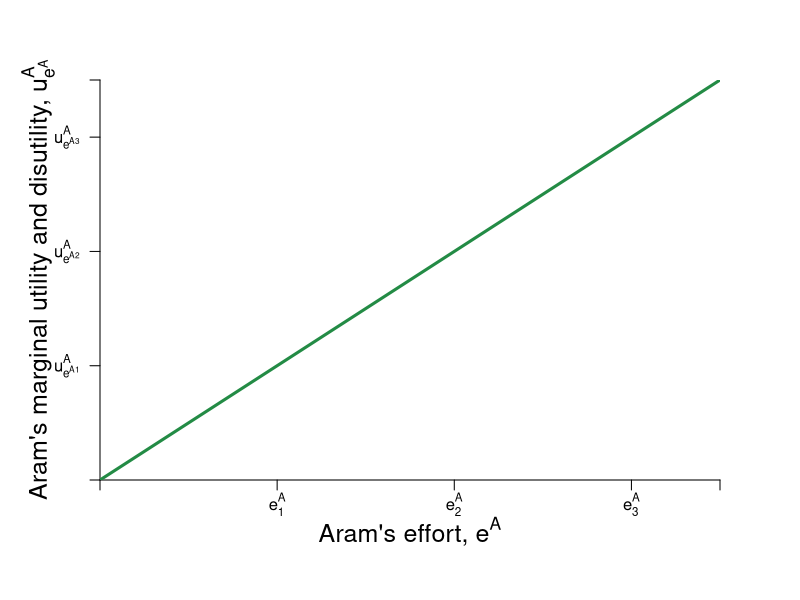

Recreate this plot in R. (Note: this script raises an error after producing the figure.)
#Graph Designer: Simon Halliday & Madeleine Wettach '20
#Authors: Bowles, Foley and Halliday
#Title: Coordination, Conflict and Competition: A Text in Microeconomics

require(shape)
pdf(file = "coordination_failures/step_by_step_graphs_6/marginal_benefit_cost_step5.pdf", width = 9, height = 7)

#Set parameters for graphics
axislabelsize <- 1.5
graphlinewidth <- 3

COL <- c("#7fc97f", "#beaed4", "#fdc086", "#ffff99", "#386cb0", "#f0027f", "#bf5b17", "#666666")
COLA <- c("#99d8c9","#66c2a4","#41ae76", "#238b45", "#005824")
COLB <- c("#4eb3d3", "#2b8cbe", "#0868ac","#084081")

par(mar =  c(6, 5, 4, 4))

MBenefit <- function(eb = 8, alpha = 16, beta = 1/24) {
  alpha*(1 - beta*eb)
}

MCost <- function(ea, slope = 1, intercept = 0){
  intercept + slope*ea
}


xlims <- c(0, 14)
ylims <- c(0, 14)

npts <- 501 
x <- seq(xlims[1], xlims[2], length.out = npts)
y <- seq(ylims[1], ylims[2], length.out = npts) 
a <- c(12, 46.08, 90)

plot(0, 0, xlim = xlims, ylim = ylims, type = "n",
     xlab = expression(paste("")),
     ylab = expression(paste("")), 
     xaxt = "n", 
     yaxt = "n", 
     cex.lab = axislabelsize, 
     bty = "n",
     xaxs="i", 
     yaxs="i")

# ticksy <- seq(from = 0, to = ylims[2], by = 2)
# ylabels <- seq(from = 0, to = ylims[2], by = 2)
# ticksx <- seq(from = 0, to = xlims[2], by = 2)
# xlabels <- seq(from = 0, to = xlims[2], by = 2)

ticksy <- c(0, 4, 8, 12, ylims[2])
ylabels <- c(NA, expression(paste(u[e^A1]^A)), expression(paste(u[e^A2]^A)), expression(paste(u[e^A3]^A)), NA)
ticksx <- c(0, 4, 8, 12, xlims[2])
xlabels <- c(NA, expression(paste(e[1]^A)), expression(paste(e[2]^A)), expression(paste(e[3]^A)), NA)

axis(1, at = ticksx, pos = 0, labels = xlabels)
axis(2, at = ticksy, pos = 0, labels = ylabels, las = 1)


mtext(expression(paste("Aram's effort, ", e^A)), side=1, line = 2.5, cex = axislabelsize)
text(-1.4, 0.5*ylims[2], expression(paste("Aram's marginal utility and disutility, ", u[e^A]^A)), xpd = TRUE, cex = axislabelsize, srt = 90) 

npts <- 500 
xx1 <- seq(xlims[1], xlims[2], length.out = npts)
xx2 <- seq(4, 8, length.out = npts)

#lines(xx1, MBenefit(xx1, ua = 10), col = COLA[4], lwd = graphlinewidth)
lines(xx1, MCost(xx1), col = COLA[4], lwd = graphlinewidth)
#lines(xx1, indiffA(xx1, ua = 46.08), col = COLA[4], lwd = graphlinewidth)
#lines(xx2, mrsA(xx2), col = "gray", lwd = graphlinewidth, lty = 2)


segments(0, 12, xlims[2], 12, lty = 2, col =  COLB[3] , lwd = segmentlinewidth)
segments(0, 8, xlims[2], 8, lty = 1, col = COLB[3] , lwd = segmentlinewidth)
segments(0, 4, xlims[2], 4, lty = 2, col = COLB[3] , lwd = segmentlinewidth)

# segments(9.6, 0, 9.6, 9.6, lty = 2, col = "gray" , lwd = segmentlinewidth)
# 
# segments(0, 6.9, 6.9, 6.9, lty = 2, col = "gray" , lwd = segmentlinewidth)
# segments(6.9, 0, 6.9, 6.9, lty = 2, col = "gray" , lwd = segmentlinewidth)


#segments(4.11765, 6.17647, 5.88, 8.88, lty = 1, col = COL[2] , lwd = graphlinewidth)
# text(9.5, 30, expression(paste("Slope at ", (list(e^A, y^A)) == (list(6, 28)), " is ", e^A == 6)))

text(3, 8.5, expression(paste("Marginal Benefit, ", mb[2]^A== alpha(1 - beta*e^B))), cex = labelsize)
text(0.7, 12.5, expression(paste(mb[3]^A)), cex = labelsize)
text(0.7, 4.5, expression(paste(mb[1]^A)), cex = labelsize)
text(10.8, 13, expression(paste("Marginal Distutility", phantom() == e^A)), cex = labelsize)

Arrows(1.5, 9, 1.5, 11.5, col = "black", lty = 1, lwd = 2, arr.type = "triangle", arr.lwd = 0.5)
text(3, 11, expression(paste(alpha, " increases, or ")), cex = labelsize)
text(3, 10.5, expression(paste(e^B, " decreases")), cex = labelsize)

Arrows(1.5, 7.5, 1.5, 4.5, col = "black", lty = 1, lwd = 2, arr.type = "triangle", arr.lwd = 0.5)
text(3, 5.5, expression(paste(alpha, " decreases, or ")), cex = labelsize)
text(3, 5, expression(paste(e^B, " increases")), cex = labelsize)

segments(8, 0, 8, 8, lty = 2, col = "gray" , lwd = segmentlinewidth)
points(8, 8, pch = 16, col = "black", cex = 1.5)
text(8.25, 7.5, expression(paste("g")), cex = labelsize)

segments(12, 0, 12, 12, lty = 2, col = "gray" , lwd = segmentlinewidth)
points(12, 12, pch = 16, col = "black", cex = 1.5)
text(12.25, 11.5, expression(paste("h")), cex = labelsize)

segments(4, 0, 4, 4, lty = 2, col = "gray" , lwd = segmentlinewidth)
points(4, 4, pch = 16, col = "black", cex = 1.5)
text(4.25, 3.5, expression(paste("f")), cex = labelsize)

#Label the iso-welfare functions for the HG, Aisha
##text(9.7, 60, expression(u[1]^A))
##text(7.6, 60, expression(u[2]^A))
##text(4.8, 60, expression(u[3]^A))



dev.off()
